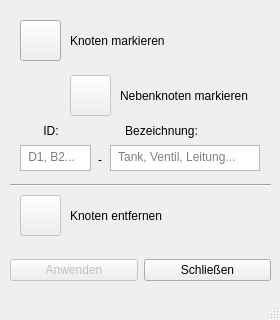
<?xml version="1.0" encoding="UTF-8"?>
<ui version="4.0">
 <class>nodeEdit</class>
 <widget class="QMainWindow" name="nodeEdit">
  <property name="geometry">
   <rect>
    <x>0</x>
    <y>0</y>
    <width>280</width>
    <height>320</height>
   </rect>
  </property>
  <property name="minimumSize">
   <size>
    <width>280</width>
    <height>320</height>
   </size>
  </property>
  <property name="maximumSize">
   <size>
    <width>280</width>
    <height>320</height>
   </size>
  </property>
  <property name="windowTitle">
   <string>Editor</string>
  </property>
  <widget class="QWidget" name="centralwidget">
   <widget class="QWidget" name="widget" native="true">
    <property name="geometry">
     <rect>
      <x>0</x>
      <y>0</y>
      <width>331</width>
      <height>401</height>
     </rect>
    </property>
    <property name="cursor">
     <cursorShape>ArrowCursor</cursorShape>
    </property>
    <widget class="QPushButton" name="btn1">
     <property name="geometry">
      <rect>
       <x>20</x>
       <y>20</y>
       <width>41</width>
       <height>41</height>
      </rect>
     </property>
     <property name="cursor">
      <cursorShape>ArrowCursor</cursorShape>
     </property>
     <property name="focusPolicy">
      <enum>Qt::ClickFocus</enum>
     </property>
     <property name="statusTip">
      <string>Markiert einen neuen Knoten.</string>
     </property>
     <property name="text">
      <string/>
     </property>
     <property name="icon">
      <iconset>
       <normaloff>../icons/cursor_icon.png</normaloff>../icons/cursor_icon.png</iconset>
     </property>
     <property name="checked">
      <bool>false</bool>
     </property>
     <property name="autoExclusive">
      <bool>true</bool>
     </property>
     <property name="autoDefault">
      <bool>true</bool>
     </property>
     <property name="default">
      <bool>false</bool>
     </property>
     <property name="flat">
      <bool>false</bool>
     </property>
    </widget>
    <widget class="QPushButton" name="btn2">
     <property name="enabled">
      <bool>false</bool>
     </property>
     <property name="geometry">
      <rect>
       <x>70</x>
       <y>75</y>
       <width>41</width>
       <height>41</height>
      </rect>
     </property>
     <property name="focusPolicy">
      <enum>Qt::ClickFocus</enum>
     </property>
     <property name="statusTip">
      <string>Markiert einen Nebenknoten.</string>
     </property>
     <property name="text">
      <string/>
     </property>
     <property name="icon">
      <iconset>
       <normaloff>../icons/cursor_icon.png</normaloff>../icons/cursor_icon.png</iconset>
     </property>
     <property name="checkable">
      <bool>false</bool>
     </property>
     <property name="autoExclusive">
      <bool>true</bool>
     </property>
     <property name="autoDefault">
      <bool>true</bool>
     </property>
     <property name="default">
      <bool>false</bool>
     </property>
    </widget>
    <widget class="QLabel" name="label">
     <property name="geometry">
      <rect>
       <x>70</x>
       <y>15</y>
       <width>171</width>
       <height>51</height>
      </rect>
     </property>
     <property name="text">
      <string>Knoten markieren</string>
     </property>
    </widget>
    <widget class="Line" name="line">
     <property name="geometry">
      <rect>
       <x>10</x>
       <y>175</y>
       <width>261</width>
       <height>20</height>
      </rect>
     </property>
     <property name="orientation">
      <enum>Qt::Horizontal</enum>
     </property>
    </widget>
    <widget class="QPushButton" name="btnBin">
     <property name="enabled">
      <bool>false</bool>
     </property>
     <property name="geometry">
      <rect>
       <x>20</x>
       <y>195</y>
       <width>41</width>
       <height>41</height>
      </rect>
     </property>
     <property name="cursor">
      <cursorShape>ArrowCursor</cursorShape>
     </property>
     <property name="focusPolicy">
      <enum>Qt::ClickFocus</enum>
     </property>
     <property name="statusTip">
      <string>Entfernt einen Knoten.</string>
     </property>
     <property name="text">
      <string/>
     </property>
     <property name="icon">
      <iconset>
       <normaloff>../icons/bin_icon.png</normaloff>../icons/bin_icon.png</iconset>
     </property>
     <property name="iconSize">
      <size>
       <width>25</width>
       <height>25</height>
      </size>
     </property>
     <property name="autoExclusive">
      <bool>true</bool>
     </property>
     <property name="autoDefault">
      <bool>true</bool>
     </property>
     <property name="default">
      <bool>false</bool>
     </property>
     <property name="flat">
      <bool>false</bool>
     </property>
    </widget>
    <widget class="QLabel" name="label_3">
     <property name="geometry">
      <rect>
       <x>70</x>
       <y>190</y>
       <width>171</width>
       <height>51</height>
      </rect>
     </property>
     <property name="text">
      <string>Knoten entfernen</string>
     </property>
    </widget>
    <widget class="QWidget" name="horizontalLayoutWidget">
     <property name="geometry">
      <rect>
       <x>10</x>
       <y>250</y>
       <width>261</width>
       <height>41</height>
      </rect>
     </property>
     <layout class="QHBoxLayout" name="horizontalLayout">
      <item>
       <widget class="QPushButton" name="btnOk">
        <property name="enabled">
         <bool>false</bool>
        </property>
        <property name="statusTip">
         <string>Erstellt einen fertigen Knoten.</string>
        </property>
        <property name="text">
         <string>Anwenden</string>
        </property>
       </widget>
      </item>
      <item>
       <widget class="QPushButton" name="btnAbort">
        <property name="statusTip">
         <string>Schließt den Knoteneditor.</string>
        </property>
        <property name="text">
         <string>Schließen</string>
        </property>
       </widget>
      </item>
     </layout>
    </widget>
    <widget class="QTextEdit" name="nodeNameEdit">
     <property name="enabled">
      <bool>true</bool>
     </property>
     <property name="geometry">
      <rect>
       <x>20</x>
       <y>145</y>
       <width>71</width>
       <height>26</height>
      </rect>
     </property>
     <property name="frameShape">
      <enum>QFrame::StyledPanel</enum>
     </property>
     <property name="tabChangesFocus">
      <bool>true</bool>
     </property>
     <property name="readOnly">
      <bool>false</bool>
     </property>
     <property name="html">
      <string>&lt;!DOCTYPE HTML PUBLIC &quot;-//W3C//DTD HTML 4.0//EN&quot; &quot;http://www.w3.org/TR/REC-html40/strict.dtd&quot;&gt;
&lt;html&gt;&lt;head&gt;&lt;meta name=&quot;qrichtext&quot; content=&quot;1&quot; /&gt;&lt;style type=&quot;text/css&quot;&gt;
p, li { white-space: pre-wrap; }
&lt;/style&gt;&lt;/head&gt;&lt;body style=&quot; font-family:'MS Shell Dlg 2'; font-size:7.8pt; font-weight:400; font-style:normal;&quot;&gt;
&lt;p align=&quot;center&quot; style=&quot;-qt-paragraph-type:empty; margin-top:0px; margin-bottom:0px; margin-left:0px; margin-right:0px; -qt-block-indent:0; text-indent:0px; font-family:'MS Shell Dlg 2';&quot;&gt;&lt;br /&gt;&lt;/p&gt;&lt;/body&gt;&lt;/html&gt;</string>
     </property>
     <property name="overwriteMode">
      <bool>false</bool>
     </property>
     <property name="textInteractionFlags">
      <set>Qt::TextEditorInteraction</set>
     </property>
     <property name="placeholderText">
      <string> D1, B2...</string>
     </property>
    </widget>
    <widget class="QLabel" name="label_4">
     <property name="geometry">
      <rect>
       <x>120</x>
       <y>70</y>
       <width>171</width>
       <height>51</height>
      </rect>
     </property>
     <property name="text">
      <string>Nebenknoten markieren</string>
     </property>
    </widget>
    <widget class="QTextEdit" name="nodeNameEdit_2">
     <property name="enabled">
      <bool>true</bool>
     </property>
     <property name="geometry">
      <rect>
       <x>110</x>
       <y>145</y>
       <width>150</width>
       <height>26</height>
      </rect>
     </property>
     <property name="frameShape">
      <enum>QFrame::StyledPanel</enum>
     </property>
     <property name="autoFormatting">
      <set>QTextEdit::AutoBulletList</set>
     </property>
     <property name="tabChangesFocus">
      <bool>true</bool>
     </property>
     <property name="readOnly">
      <bool>false</bool>
     </property>
     <property name="html">
      <string>&lt;!DOCTYPE HTML PUBLIC &quot;-//W3C//DTD HTML 4.0//EN&quot; &quot;http://www.w3.org/TR/REC-html40/strict.dtd&quot;&gt;
&lt;html&gt;&lt;head&gt;&lt;meta name=&quot;qrichtext&quot; content=&quot;1&quot; /&gt;&lt;style type=&quot;text/css&quot;&gt;
p, li { white-space: pre-wrap; }
&lt;/style&gt;&lt;/head&gt;&lt;body style=&quot; font-family:'MS Shell Dlg 2'; font-size:7.8pt; font-weight:400; font-style:normal;&quot;&gt;
&lt;p align=&quot;center&quot; style=&quot;-qt-paragraph-type:empty; margin-top:0px; margin-bottom:0px; margin-left:0px; margin-right:0px; -qt-block-indent:0; text-indent:0px; font-family:'MS Shell Dlg 2';&quot;&gt;&lt;br /&gt;&lt;/p&gt;&lt;/body&gt;&lt;/html&gt;</string>
     </property>
     <property name="overwriteMode">
      <bool>false</bool>
     </property>
     <property name="textInteractionFlags">
      <set>Qt::TextEditorInteraction</set>
     </property>
     <property name="placeholderText">
      <string> Tank, Ventil, Leitung...</string>
     </property>
    </widget>
    <widget class="QLabel" name="label_5">
     <property name="geometry">
      <rect>
       <x>98</x>
       <y>135</y>
       <width>10</width>
       <height>50</height>
      </rect>
     </property>
     <property name="text">
      <string>-</string>
     </property>
    </widget>
    <widget class="QLabel" name="label_6">
     <property name="geometry">
      <rect>
       <x>20</x>
       <y>105</y>
       <width>241</width>
       <height>51</height>
      </rect>
     </property>
     <property name="text">
      <string>       ID:                    Bezeichnung:</string>
     </property>
    </widget>
   </widget>
  </widget>
  <widget class="QStatusBar" name="statusbar"/>
 </widget>
 <resources/>
 <connections/>
</ui>
